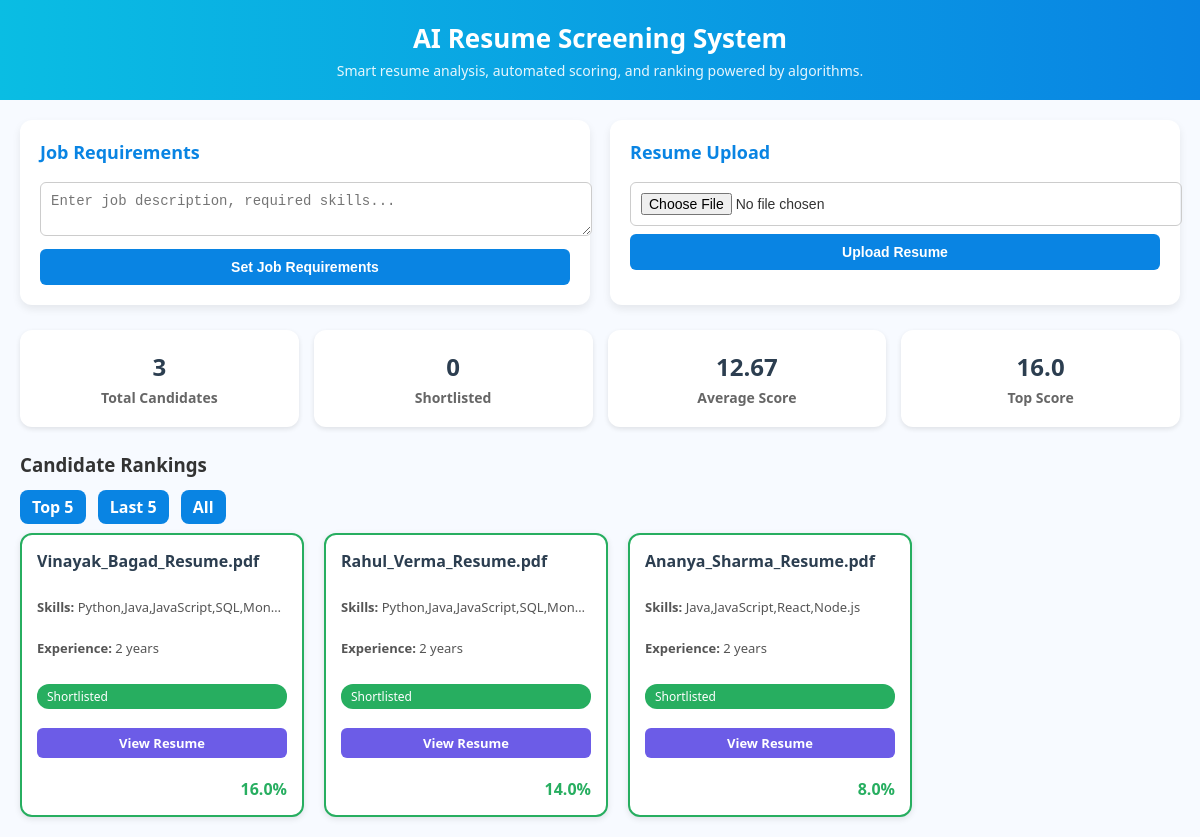
The page / on the database its author committed.
### tables this page shows
CREATE TABLE candidates (
            id INTEGER PRIMARY KEY AUTOINCREMENT,
            name TEXT,
            skills TEXT,
            experience INTEGER,
            education TEXT,
            score REAL
        );

### backend/app.py (the view)
@app.route("/")
def index():
    global hr_prompt
    candidates = fetch_candidates()
    scores = [c["score"] for c in candidates]
    stats = {
        "total": len(candidates),
        "highest": max(scores) if scores else 0,
        "average": round(sum(scores)/len(scores), 2) if scores else 0,
        "shortlisted": len([c for c in candidates if hr_prompt.lower() in c["skills"].lower()]) if hr_prompt else 0
    }
    return render_template("index.html", stats=stats, candidates=candidates, hr_prompt=hr_prompt)

### backend/database.py (called while the page is built)
def fetch_candidates():
    conn = sqlite3.connect(DB_NAME)
    cursor = conn.cursor()
    cursor.execute("SELECT name, skills, experience, education, score FROM candidates")
    rows = cursor.fetchall()
    conn.close()
    candidates = []
    for r in rows:
        candidates.append({
            "name": r[0],
            "skills": r[1],
            "experience": r[2],
            "education": r[3],
            "score": r[4]
        })
    return candidates

### frontend/templates/index.html (shortened to what this page needs)
<!DOCTYPE html>
<html>
<head>
    <link rel="stylesheet" href="{{ url_for('static', filename='style.css') }}">
</head>
<body>
    <header>
        <h1>AI Resume Screening System</h1>
        <p>Smart resume analysis, automated scoring, and ranking powered by algorithms.</p>
    </header>
    <div class="container">
        <div class="top-section">
            <div class="card">
                <h3>Job Requirements</h3>
                <form action="/set_prompt" method="post">
                    <textarea name="prompt" placeholder="Enter job description, required skills..."></textarea>
                    <button type="submit">Set Job Requirements</button>
                </form>
            </div>
            <div class="card">
                <h3>Resume Upload</h3>
                <form action="/upload_resume" method="post" enctype="multipart/form-data">
                    <input type="file" name="resume" required>
                    <button type="submit">Upload Resume</button>
                </form>
            </div>
        </div>
        <div class="stats">
            <div class="stat-card">
                <h2>{{ stats.total }}</h2>
                <p>Total Candidates</p>
            </div>
            <div class="stat-card">
                <h2>{{ stats.shortlisted }}</h2>
                <p>Shortlisted</p>
            </div>
            <div class="stat-card">
                <h2>{{ stats.average }}</h2>
                <p>Average Score</p>
            </div>
            <div class="stat-card">
                <h2>{{ stats.highest }}</h2>
                <p>Top Score</p>
            </div>
        </div>
<div class="candidate-list">
    <h3>Candidate Rankings</h3>
    {% if candidates %}
        <div class="filter-buttons">
            <a href="{{ url_for('search', query='', filter='top5') }}" class="filter-btn">Top 5</a>
            <a href="{{ url_for('search', query='', filter='last5') }}" class="filter-btn">Last 5</a>
            <a href="{{ url_for('search', query='', filter='all') }}" class="filter-btn">All</a>
        </div>
        <div class="candidate-cards-container">
            {% for c in candidates %}
            {% set is_shortlisted = hr_prompt.lower() in c.skills.lower() %}
            <div class="candidate-card {% if is_shortlisted %}shortlisted-card{% endif %}">
                <h4>{{ c.name }}</h4>
                <p><strong>Skills:</strong> {{ c.skills }}</p>
                <p><strong>Experience:</strong> {{ c.experience }} years</p>
                {% if is_shortlisted %}
                    <span class="badge shortlisted">Shortlisted</span>
                {% else %}
                    <span class="badge review">Under Review</span>
                {% endif %}
                <a href="{{ url_for('view_resume', filename=c.name) }}" target="_blank" class="view-btn">View Resume</a>
                <div class="score">{{ c.score }}%</div>
            </div>
            {% endfor %}
        </div>
    {% else %}
        <p>No candidates uploaded yet.</p>
    {% endif %}
</div>

### frontend/static/style.css (style rules this page uses)
body { font-family: 'Segoe UI', Tahoma, sans-serif; margin: 0; padding: 0; background-color: #f7faff; color: #333; }
header { background: linear-gradient(90deg, #0abde3, #0984e3); color: white; padding: 20px; text-align: center; }
header h1 { margin: 0; font-size: 26px; font-weight: bold; }
header p { margin: 5px 0 0; font-size: 14px; opacity: 0.9; }
.container { padding: 20px; max-width: 1200px; margin: auto; }
.top-section { display: grid; grid-template-columns: 1fr 1fr; gap: 20px; }
.card { background: white; padding: 20px; border-radius: 12px; box-shadow: 0px 4px 8px rgba(0,0,0,0.08); }
.card h3 { margin-top: 0; color: #0984e3; font-size: 18px; margin-bottom: 10px; }
input, textarea, select, button { width: 100%; padding: 10px; margin-top: 8px; border-radius: 6px; border: 1px solid #ccc; font-size: 14px; }
button { background: #0984e3; color: white; border: none; cursor: pointer; font-weight: bold; }
.stats { display: grid; grid-template-columns: repeat(4, 1fr); gap: 15px; margin: 25px 0; }
.stat-card { background: white; padding: 20px; border-radius: 12px; text-align: center; font-weight: bold; box-shadow: 0px 2px 5px rgba(0,0,0,0.1); }
.stat-card h2 { margin: 0; font-size: 24px; color: #2c3e50; }
.stat-card p { margin: 5px 0 0; font-size: 14px; color: #666; }
.candidate-list { margin-top: 20px; }
.filter-buttons { margin-bottom: 15px; }
.filter-btn { text-decoration: none; padding: 6px 12px; border-radius: 8px; margin-right: 8px; background-color: #0984e3; color: white; font-weight: bold; }
.candidate-cards-container { display: flex; flex-wrap: wrap; gap: 20px; justify-content: flex-start; }
.candidate-card { background: white; border-radius: 12px; padding: 15px; width: 250px; height: 250px; box-shadow: 0px 2px 6px rgba(0,0,0,0.1); display: flex; flex-direction: column; justify-content: space-between; transition: transform 0.2s; overflow: hidden; }
.shortlisted-card { border: 2px solid #27ae60; }
.candidate-card h4 { margin: 0 0 5px 0; font-size: 16px; color: #2c3e50; white-space: nowrap; overflow: hidden; text-overflow: ellipsis; }
.candidate-card p { margin: 2px 0; font-size: 13px; color: #555; white-space: nowrap; overflow: hidden; text-overflow: ellipsis; }
.candidate-card .score { font-weight: bold; font-size: 16px; color: #27ae60; text-align: right; }
.candidate-card .badge { display: inline-block; padding: 4px 10px; border-radius: 12px; font-size: 12px; margin-top: 6px; }
.badge.shortlisted { background: #27ae60; color: white; }
.candidate-card .view-btn { display: inline-block; padding: 6px 10px; background-color: #6c5ce7; color: white; border-radius: 6px; text-decoration: none; font-size: 13px; font-weight: bold; text-align: center; }

### rows shown on the page
candidates: highest "16.0", name "Vinayak_Bagad_Resume.pdf", skills "Python,Java,JavaScript,SQL,Mon…", experience "2", score "16.0"
candidates: name "Rahul_Verma_Resume.pdf", skills "Python,Java,JavaScript,SQL,Mon…", experience "2", score "14.0"
candidates: name "Ananya_Sharma_Resume.pdf", skills "Java,JavaScript,React,Node.js", experience "2", score "8.0"

### other values the page prints
{{ stats.total }} "3"
{{ stats.shortlisted }} "0"
{{ stats.average }} "12.67"
